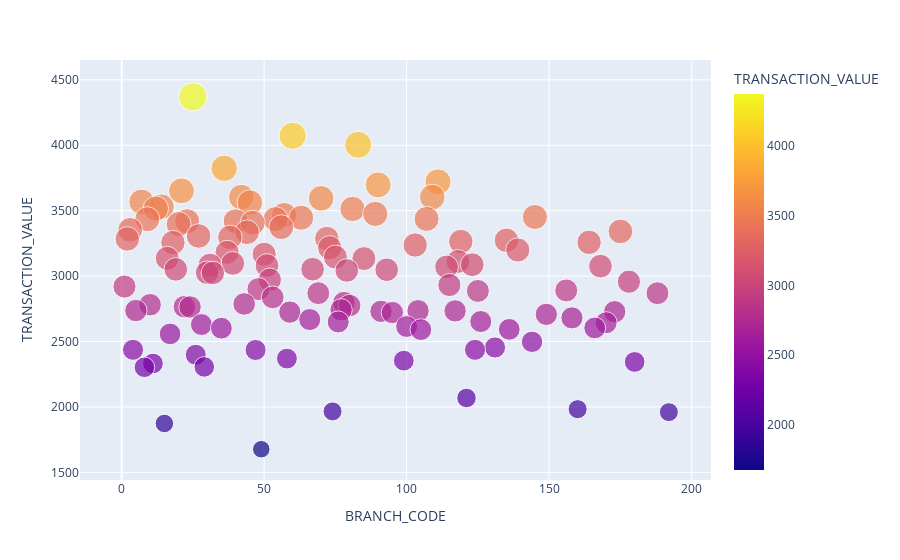

The notebook cell this image was saved under:
### Code cell
#Find and plot which branch processed the highest total dollar value of healthcare transactions.

a = np.where(credit_df['TRANSACTION_TYPE']=='Healthcare')
health = credit_df.iloc[a]
grouped = health.groupby('BRANCH_CODE')['TRANSACTION_VALUE'].sum().reset_index()

grouped = grouped.sort_values(by='TRANSACTION_VALUE', ascending=False)
grouped
fig = px.scatter(grouped, x='BRANCH_CODE', y='TRANSACTION_VALUE', color='TRANSACTION_VALUE', size='TRANSACTION_VALUE')
fig.show()
